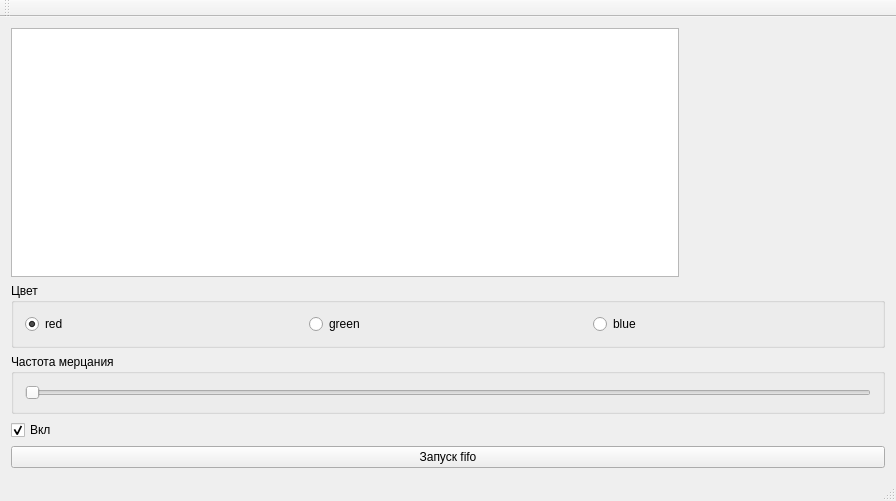
<?xml version="1.0" encoding="UTF-8"?>
<ui version="4.0">
 <class>MainWindow</class>
 <widget class="QMainWindow" name="MainWindow">
  <property name="geometry">
   <rect>
    <x>0</x>
    <y>0</y>
    <width>896</width>
    <height>501</height>
   </rect>
  </property>
  <property name="windowTitle">
   <string>MainWindow</string>
  </property>
  <widget class="QWidget" name="centralWidget">
   <layout class="QVBoxLayout" name="verticalLayout">
    <item>
     <layout class="QHBoxLayout" name="horizontalLayout_2">
      <item>
       <widget class="QTextEdit" name="textEdit"/>
      </item>
      <item>
       <widget class="led_widget" name="led" native="true">
        <property name="minimumSize">
         <size>
          <width>200</width>
          <height>200</height>
         </size>
        </property>
        <property name="baseSize">
         <size>
          <width>200</width>
          <height>200</height>
         </size>
        </property>
       </widget>
      </item>
     </layout>
    </item>
    <item>
     <widget class="QGroupBox" name="groupBox">
      <property name="title">
       <string>Цвет</string>
      </property>
      <layout class="QHBoxLayout" name="horizontalLayout">
       <item>
        <widget class="QRadioButton" name="radioButton_red">
         <property name="text">
          <string>red</string>
         </property>
         <property name="checked">
          <bool>true</bool>
         </property>
        </widget>
       </item>
       <item>
        <widget class="QRadioButton" name="radioButton_green">
         <property name="text">
          <string>green</string>
         </property>
        </widget>
       </item>
       <item>
        <widget class="QRadioButton" name="radioButton_blue">
         <property name="text">
          <string>blue</string>
         </property>
        </widget>
       </item>
      </layout>
     </widget>
    </item>
    <item>
     <widget class="QGroupBox" name="groupBox_2">
      <property name="title">
       <string>Частота мерцания</string>
      </property>
      <layout class="QHBoxLayout" name="horizontalLayout_3">
       <item>
        <widget class="QSlider" name="horizontalSlider_rate">
         <property name="maximum">
          <number>5</number>
         </property>
         <property name="pageStep">
          <number>1</number>
         </property>
         <property name="orientation">
          <enum>Qt::Horizontal</enum>
         </property>
        </widget>
       </item>
      </layout>
     </widget>
    </item>
    <item>
     <widget class="QCheckBox" name="checkBox_onoff">
      <property name="text">
       <string>Вкл</string>
      </property>
      <property name="checked">
       <bool>true</bool>
      </property>
     </widget>
    </item>
    <item>
     <widget class="QPushButton" name="pushButton">
      <property name="text">
       <string>Запуск fifo</string>
      </property>
     </widget>
    </item>
   </layout>
  </widget>
  <widget class="QMenuBar" name="menuBar">
   <property name="geometry">
    <rect>
     <x>0</x>
     <y>0</y>
     <width>896</width>
     <height>25</height>
    </rect>
   </property>
  </widget>
  <widget class="QToolBar" name="mainToolBar">
   <attribute name="toolBarArea">
    <enum>TopToolBarArea</enum>
   </attribute>
   <attribute name="toolBarBreak">
    <bool>false</bool>
   </attribute>
  </widget>
  <widget class="QStatusBar" name="statusBar"/>
 </widget>
 <layoutdefault spacing="6" margin="11"/>
 <customwidgets>
  <customwidget>
   <class>led_widget</class>
   <extends>QWidget</extends>
   <header>led_widget.h</header>
   <container>1</container>
  </customwidget>
 </customwidgets>
 <resources/>
 <connections/>
</ui>
